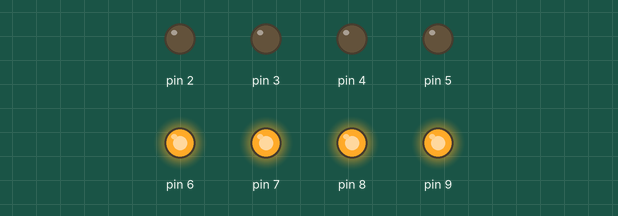
This sketch was run on a simulated Arduino Uno, built with avr-gcc and run on an emulated ATmega328P. On the bench: output pins drawn as LEDs (lit = HIGH). The ROS host is connected and sends only what is stated.

Above: at 0.1 s.
Timing chart, 0 to 1.6 s (numbered marks = the images above):
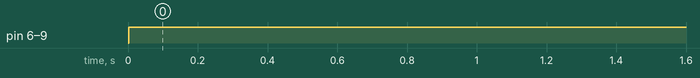

Measured:
- by itself, pin 6–9: LOW → HIGH at 0.00 s

The sketch:

pid_controllers_1_0.ino
```cpp
/********************************************************
 * PID Basic Example
 * Reading analog input 0 to control analog PWM output 3
 ********************************************************/

#include <PID_v1.h>
#include <ros.h>

#include <std_msgs/MultiArrayLayout.h>
#include <std_msgs/MultiArrayDimension.h>
#include <std_msgs/Float32MultiArray.h>
#include <sensor_msgs/JointState.h>

#define PIN_INPUT 0
#define FRONT_RIGHT_OUTPUT 2
#define FRONT_LEFT_OUTPUT 3
#define BACK_RIGHT_OUTPUT 4
#define BACK_LEFT_OUTPUT 5

//Noen av motorene går motsatt vei, så noen av verdiene må flippes
int flippedDirections[4] = { -1, 1, -1, 1 };


ros::NodeHandle_<ArduinoHardware, 2, 2, 1000, 1000> nh;

//Define Variables we'll be connecting to
double Input[4], Output[4], Setpoint[4];
int directions[4];

//Specify the links and initial tuning parameters
//double Kp=2.15, Ki=0, Kd=0;
double Kp=3.0, Ki=0, Kd=0;
PID frontRightPID(&Input[0], &Output[0], &Setpoint[0], Kp, Ki, Kd, DIRECT);
PID frontLeftPID(&Input[1],&Output[1], &Setpoint[1], Kp, Ki, Kd, DIRECT);
PID backRightPID(&Input[2], &Output[2], &Setpoint[2], Kp, Ki, Kd, DIRECT);
PID backLeftPID(&Input[3],&Output[3], &Setpoint[3], Kp, Ki, Kd, DIRECT);

float data[4];

std_msgs::Float32MultiArray msg;

ros::Publisher pub("pid_outputs", &msg);

//Callback function on new setpoint from ROS
void motor_cb( const sensor_msgs::JointState& motor_cmds){
  for (int i = 0; i < 4; i++) {
    if (motor_cmds.velocity[i]*flippedDirections[i] >= 0) {
      directions[i] = 1;
    } else {
      directions[i] = 0;
    }
    Setpoint[i] = abs(motor_cmds.velocity[i]);
  }
}

//Callback function on new motor speeds from ROS
void motor_speed( const sensor_msgs::JointState& motor_speeds){
  for (int i = 0; i < 4; i++) {
    if((motor_speeds.velocity[i]*flippedDirections[i] >= 0 and directions[i] == 1) or (motor_speeds.velocity[i]*flippedDirections[i] < 0 and directions[i] == 0)) {
      Input[i] = abs(motor_speeds.velocity[i]);
    } else {
      Input[i] = -abs(motor_speeds.velocity[i]);
    }
  }
}

ros::Subscriber<sensor_msgs::JointState> commands_sub("motor_cmds", motor_cb);
ros::Subscriber<sensor_msgs::JointState> speeds_sub("motor_speeds", motor_speed);

void setup()
{
  //msg.layout.data_offset = 4;
  msg.data_length = 4;
  //initialize the variables we're linked to
  for(int i = 0; i < 4; i++) {
    Input[i] = 0;
    Output[i] = 0;
    Setpoint[i] = 0;
    data[i] = 0;
    directions[i] = 1;
  }

  pinMode(2, OUTPUT);
  pinMode(3, OUTPUT);
  pinMode(4, OUTPUT);
  pinMode(5, OUTPUT);
  pinMode(6, OUTPUT);
  pinMode(7, OUTPUT);
  pinMode(8, OUTPUT);
  pinMode(9, OUTPUT);

  //turn the PID on
  frontRightPID.SetMode(AUTOMATIC);
  frontLeftPID.SetMode(AUTOMATIC);
  backRightPID.SetMode(AUTOMATIC);
  backLeftPID.SetMode(AUTOMATIC);

  frontRightPID.SetSampleTime(1);
  frontLeftPID.SetSampleTime(1);
  backRightPID.SetSampleTime(1);
  backLeftPID.SetSampleTime(1);


  frontRightPID.SetOutputLimits(-120,120);
  frontLeftPID.SetOutputLimits(-120,120);
  backRightPID.SetOutputLimits(-120,120);
  backLeftPID.SetOutputLimits(-120,120);

  //Initialize ROS subscription
  nh.initNode();
  nh.advertise(pub);
  nh.subscribe(commands_sub);
  nh.subscribe(speeds_sub);
}

void loop()
{
  //Update setpoint and speeds
  nh.spinOnce();

  //Compute outputs
  frontRightPID.Compute();
  frontLeftPID.Compute();
  backRightPID.Compute();
  backLeftPID.Compute();

  //analogWrite(3,Output[1]);

  for(int i = 0; i < 4; i++) {
    data[i] = 2 * Setpoint[i] + Output[i];
    analogWrite(i+2, data[i]);
    digitalWrite(i+6, directions[i]);
  }

  msg.data = data;

  pub.publish(&msg);
  Serial.flush();
}
```
